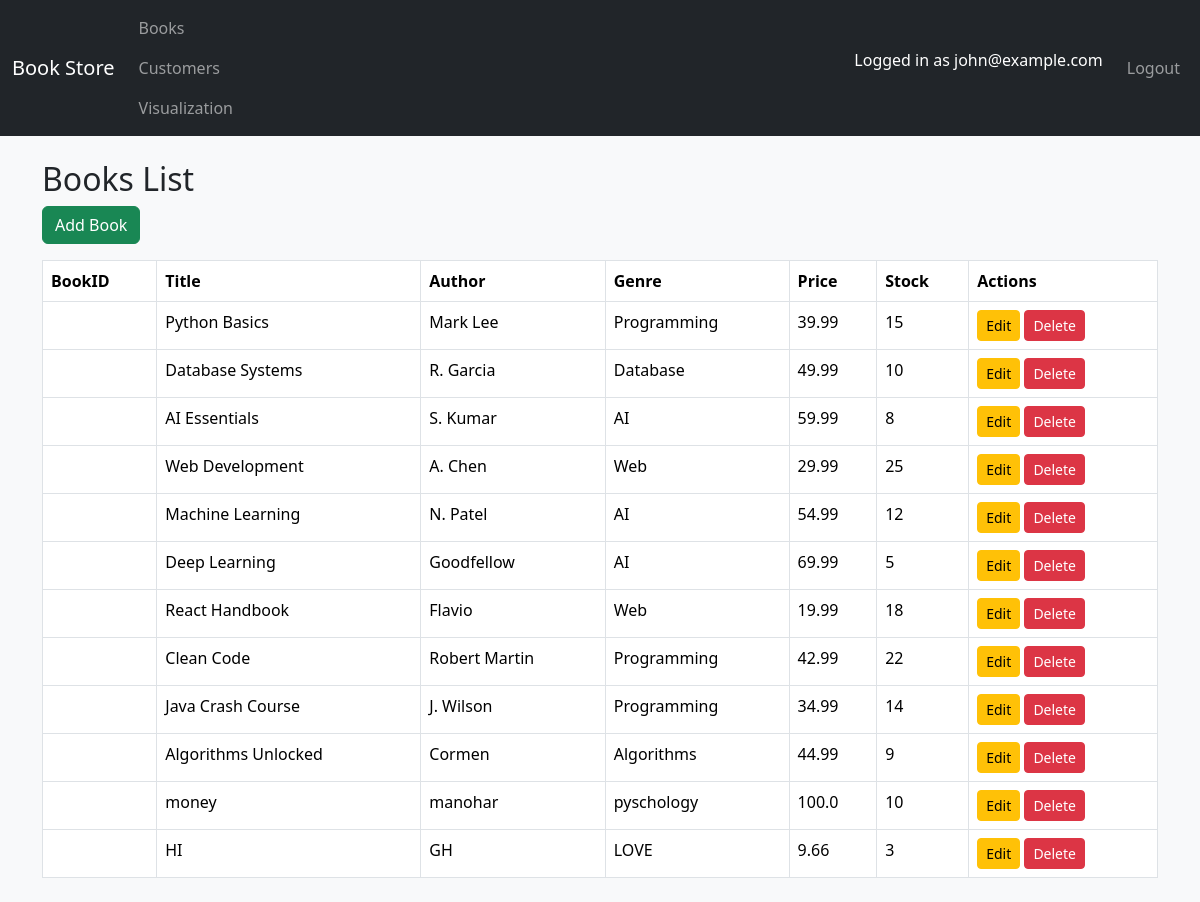
The page /books (signed in) on the database its author committed.
### tables this page shows
CREATE TABLE "Books" (
	" BookID "	INTEGER,
	"Title"	TEXT NOT NULL,
	"Author"	TEXT,
	"Genre"	TEXT,
	"Price"	REAL,
	"Stock"	INTEGER,
	"ISBN"	TEXT,
	"Publisher"	TEXT,
	"PublishedDate"	TEXT,
	PRIMARY KEY(" BookID ","Title")
);

### app.py (the view)
@app.route("/books")
@login_required
def list_books():
    conn = get_db_connection()
    cur = conn.cursor()
    try:
        cur.execute("SELECT * FROM Books")
        books = cur.fetchall()
    except Exception:
        books = []
    conn.close()
    return render_template("books_list.html", books=books)

### app.py (called while the page is built)
def get_db_connection():
    conn = sqlite3.connect(DATABASE)
    conn.row_factory = sqlite3.Row
    return conn

def login_required(f):
    @wraps(f)
    def decorated_function(*args, **kwargs):
        if "user" not in session:
            flash("Please log in first.", "warning")
            return redirect(url_for("login"))
        return f(*args, **kwargs)
    return decorated_function

### templates/books_list.html
{% extends "base.html" %}
{% block content %}
<h2>Books List</h2>
<a href="/books/add" class="btn btn-success mb-3">Add Book</a>
<table class="table table-bordered">
  <thead>
    <tr>
      <th>BookID</th>
      <th>Title</th>
      <th>Author</th>
      <th>Genre</th>
      <th>Price</th>
      <th>Stock</th>
      <th>Actions</th>
    </tr>
  </thead>
  <tbody>
    {% for b in books %}
      <tr>
        <td>{{ b['bookid'] }}</td>
        <td>{{ b['title'] }}</td>
        <td>{{ b['author'] }}</td>
        <td>{{ b['genre'] }}</td>
        <td>{{ b['price'] }}</td>
        <td>{{ b['stock'] }}</td>
        <td>
          <a href="/books/edit/{{ b['bookid'] }}" class="btn btn-sm btn-warning">Edit</a>
          <a href="/books/delete/{{ b['bookid'] }}" class="btn btn-sm btn-danger">Delete</a>
        </td>
      </tr>
    {% endfor %}
  </tbody>
</table>
{% endblock %}

### templates/base.html (shortened to what this page needs)
<!DOCTYPE html>
<html lang="en">
<head>
    <link href="https://cdn.jsdelivr.net/npm/bootstrap@5.3.2/dist/css/bootstrap.min.css" rel="stylesheet">
</head>
<body class="bg-light">
<nav class="navbar navbar-expand-lg navbar-dark bg-dark mb-4">
  <div class="container-fluid">
    <a class="navbar-brand" href="{{ url_for('dashboard') }}">Book Store</a>
    <div class="collapse navbar-collapse">
      <ul class="navbar-nav me-auto">
        {% if session.get('user') %}
        <li class="nav-item">
          <a class="nav-link" href="{{ url_for('list_books') }}">Books</a>
          <a class="nav-link" href="/customers">Customers</a>
          <a class="nav-link" href="{{ url_for('visualization') }}">Visualization</a>
        </li>
        {% endif %}
      </ul>
      <ul class="navbar-nav">
        {% if session.get('user') %}
        <li class="nav-item">
          <span class="navbar-text text-white me-3">Logged in as {{ session['user'] }}</span>
        </li>
        <li class="nav-item">
          <a class="nav-link" href="{{ url_for('logout') }}">Logout</a>
        </li>
        {% else %}
        <li class="nav-item">
          <a class="nav-link" href="{{ url_for('login') }}">Login</a>
        </li>
        {% endif %}
      </ul>
    </div>
  </div>
</nav>
<div class="container my-4">
    {% block content %}{% endblock %}
</div>
</body>
</html>

### rows shown on the page
Books: title "Python Basics", author "Mark Lee", genre "Programming", price "39.99", stock "15"
Books: title "Database Systems", author "R. Garcia", genre "Database", price "49.99", stock "10"
Books: title "AI Essentials", author "S. Kumar", genre "AI", price "59.99", stock "8"
Books: title "Web Development", author "A. Chen", genre "Web", price "29.99", stock "25"
Books: title "Machine Learning", author "N. Patel", genre "AI", price "54.99", stock "12"
Books: title "Deep Learning", author "Goodfellow", genre "AI", price "69.99", stock "5"
Books: title "React Handbook", author "Flavio", genre "Web", price "19.99", stock "18"
Books: title "Clean Code", author "Robert Martin", genre "Programming", price "42.99", stock "22"
Books: title "Java Crash Course", author "J. Wilson", genre "Programming", price "34.99", stock "14"
Books: title "Algorithms Unlocked", author "Cormen", genre "Algorithms", price "44.99", stock "9"
Books: title "money", author "manohar", genre "pyschology", price "100.0", stock "10"
Books: title "HI", author "GH", genre "LOVE", price "9.66", stock "3"

### other values the page prints
{{ session['user'] }} "john@example.com"
